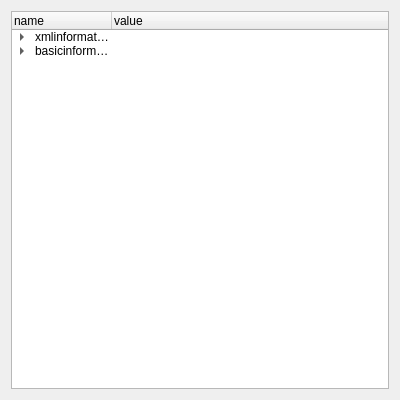
<?xml version="1.0" encoding="UTF-8"?>
<ui version="4.0">
 <class>Form</class>
 <widget class="QWidget" name="Form">
  <property name="geometry">
   <rect>
    <x>0</x>
    <y>0</y>
    <width>400</width>
    <height>400</height>
   </rect>
  </property>
  <property name="windowTitle">
   <string>Form</string>
  </property>
  <layout class="QVBoxLayout" name="verticalLayout">
   <item>
    <widget class="QTreeWidget" name="treeWidget">
     <column>
      <property name="text">
       <string>name</string>
      </property>
     </column>
     <column>
      <property name="text">
       <string>value</string>
      </property>
     </column>
     <item>
      <property name="text">
       <string>xmlinformation</string>
      </property>
      <property name="text">
       <string/>
      </property>
      <item>
       <property name="text">
        <string>version</string>
       </property>
       <property name="text">
        <string>1</string>
       </property>
      </item>
      <item>
       <property name="text">
        <string>update time</string>
       </property>
       <property name="text">
        <string>2017-11-02</string>
       </property>
      </item>
      <item>
       <property name="text">
        <string>xmlBaseAddress</string>
       </property>
       <property name="text">
        <string>64</string>
       </property>
      </item>
     </item>
     <item>
      <property name="text">
       <string>basicinformation</string>
      </property>
      <property name="text">
       <string/>
      </property>
      <item>
       <property name="text">
        <string>M</string>
       </property>
       <property name="text">
        <string/>
       </property>
       <item>
        <property name="text">
         <string>M4</string>
        </property>
        <property name="text">
         <string>Marvie4</string>
        </property>
        <item>
         <property name="text">
          <string>series1</string>
         </property>
         <property name="text">
          <string>Marvie41</string>
         </property>
         <item>
          <property name="text">
           <string>SD43P003</string>
          </property>
          <property name="text">
           <string>21000509</string>
          </property>
         </item>
         <item>
          <property name="text">
           <string>SD43P004</string>
          </property>
          <property name="text">
           <string>41000509</string>
          </property>
         </item>
         <item>
          <property name="text">
           <string>SD43P005</string>
          </property>
          <property name="text">
           <string>51000509</string>
          </property>
         </item>
        </item>
        <item>
         <property name="text">
          <string>series2</string>
         </property>
        </item>
        <item>
         <property name="text">
          <string>series3</string>
         </property>
        </item>
       </item>
       <item>
        <property name="text">
         <string>M6</string>
        </property>
        <property name="text">
         <string>Marvie6</string>
        </property>
        <item>
         <property name="text">
          <string>series1</string>
         </property>
         <property name="text">
          <string>Marvie61</string>
         </property>
         <item>
          <property name="text">
           <string>SD63P003</string>
          </property>
          <property name="text">
           <string>21000595</string>
          </property>
         </item>
         <item>
          <property name="text">
           <string>SD63P006</string>
          </property>
          <property name="text">
           <string>21000541</string>
          </property>
         </item>
        </item>
       </item>
      </item>
      <item>
       <property name="text">
        <string>A系列</string>
       </property>
      </item>
      <item>
       <property name="text">
        <string>B系列</string>
       </property>
      </item>
     </item>
    </widget>
   </item>
  </layout>
 </widget>
 <resources/>
 <connections/>
</ui>
